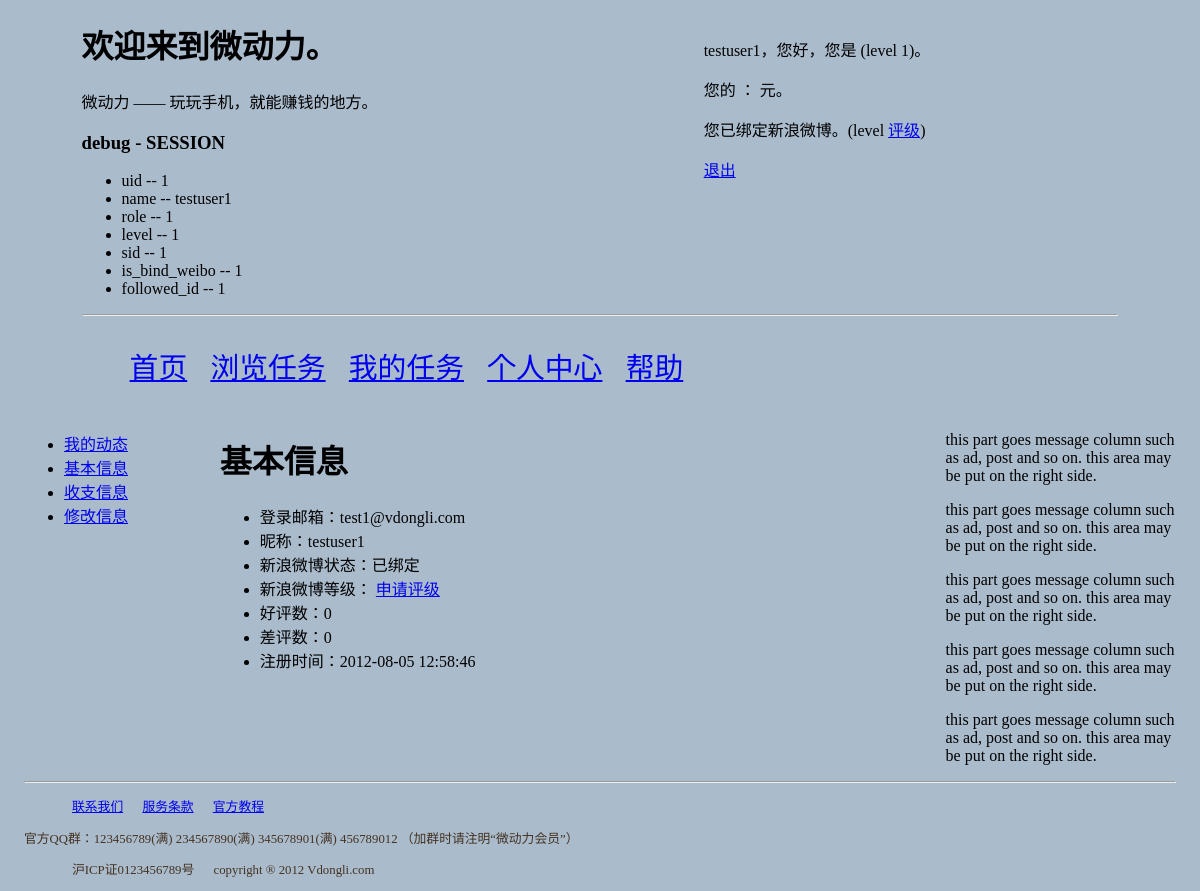
Page /my.php?data=basic (signed in) on the committed database.
### tables this page shows
CREATE TABLE `user` (
	user_id INT UNSIGNED AUTO_INCREMENT NOT NULL,
	email VARCHAR(50) ,
	nick_name VARCHAR(55) NOT NULL,  
	pass CHAR(40) ,
    role TINYINT UNSIGNED NOT NULL DEFAULT 1,   
     
     
    status TINYINT UNSIGNED NOT NULL DEFAULT 1,
     
     
     
     
    bind_status SMALLINT UNSIGNED DEFAULT 0,   
     
     
	level TINYINT default 1,   
	pro TINYINT UNSIGNED DEFAULT 0,  
	con TINYINT UNSIGNED DEFAULT 0,  
	task_taken INT UNSIGNED DEFAULT 0,   
	task_finished INT UNSIGNED DEFAULT 0,    
     
         
    total_money INT UNSIGNED DEFAULT 0,     
         
    realtime_money INT UNSIGNED DEFAULT 0,  
    cell_phone CHAR(11) DEFAULT NULL,     
	reg_time DATETIME NOT NULL,
	PRIMARY KEY(user_id),
	UNIQUE (email),
	UNIQUE (nick_name),
	INDEX (email(25))
);

### config.php (called while the page is built, shortened)
<?php
$siteRoot = "http://vdl.viivtech.com/";
$qqgroup_status = "123456789(满) 234567890(满) 345678901(满) 456789012 （加群时请注明“微动力会员”）";
?>

### dbConf.php (called while the page is built, shortened)
<?php
	$host = 'localhost';
	$db = 'vdl';
	$user = 'vdl_user';
	$pwd = 'asvdl_user';
	$dbServs = array($host, $db, $user, $pwd);
?>

### lib/dbo.class.php (called while the page is built, shortened)
<?php
class dbex {
	private $dbc;
	public function __construct($dbServs)
	{
		$this->dbc = new mysqli($dbServs[0], $dbServs[2], $dbServs[3], $dbServs[1]);
		return $this->dbc;
	}
	public function query($sql)
	{
		return $this->dbc->query($sql);
	}
	public function getRow( $sql )
	{ 	if( DEBUG ) {
		$result=$this->query($sql); if(!$result) { echo "debug: cdbex, $sql. any error:". $this->dbc->error. "errorno: ".$this->dbc->errno."\$result = $result."; }
		} else {
		$result=$this->query($sql) or die('<script type="text/javascript">location.href="servtools/error.php?error_type=dberr";</script>');
		}
		return $result->fetch_array();
	}
}
?>

### my.php (the view, shortened to what this page needs)
<?php
include_once("config.php");
include_once("lib/saetv2.ex.class.php");
$csfile = array("style/main.css", "style/solo.css");
?>
<?php
if(is_login()) {
	require_once("lib/dbo.class.php");
	$dbo = new dbex($dbServs);
    if(!isset($_GET['data'])) {
        $data = 'action';
    } else {
        $data = $_GET['data'];
    }
	switch($data) {
		case 'basic':
			$sql = "select email, pro, con, reg_time from user where user_id = '{$_SESSION['uid']}' limit 1";
			$res = $dbo->getRow($sql);
			$email = $res['email'];
			$pro = $res['pro'];
			$con = $res['con'];
			$reg_time = $res['reg_time'];
        break;
	}
} else {
	header("Location:index.php");
    exit();
}
?>
<?php
include("uiparts/docheader.php");
?>
<body>
	<?php include("uiparts/header.php"); ?>
	<div id="func_column">
		<ul>
			<li><a href="my.php?data=action">我的动态</a></li>
			<li><a href="my.php?data=basic">基本信息</a></li>
			<li><a href="my.php?data=money">收支信息</a></li>
			<li><a href="my.php?data=change">修改信息</a></li>
		</ul>
	</div>
	<div id="main_content">
	<?php if('money' == $data) { ?>
		<h1>详细收支情况</h1>
		<ul>
            <?php $role_db = user_role_switch($_SESSION['role'], true);?>
			<li>账户当前<?php if(1 == $role_db){echo '收益';}else{echo '余额';}?>：<?php echo $realtime_user_money.' 元。'; ?></li>
			<li>账户总<?php if(1 == $role_db){echo '收益';}else{echo '投入';}?>：<?php echo $total_user_money.' 元。'; ?></li>
			<li><?php if(1 == $role_db){echo '承接';}else{echo '发布';}?>任务数：<?php echo $task_taken; ?> </li>
			<li><?php if(1 == $role_db){echo '完成';}else{echo '完结';}?>任务数：<?php echo $task_finished; ?></li>
			<li>微动力等级：<?php echo $_SESSION['level']; ?></li>
		</ul>
	<?php } else if('basic' == $data) {?>
		<h1>基本信息</h1>
		<ul>
			<li>登录邮箱：<?php if(empty($email)) { echo '尚未设定 <a href="my.php?data=change">现在设定</a>';} else {echo $email;} ?></li>
			<li>昵称：<?php echo $_SESSION['name']; ?></li>
			<li>新浪微博状态：<?php if(empty($_SESSION['sid'])) {echo '尚未绑定';} else {echo '已绑定';} ?></li>
			<li>新浪微博等级：<?php echo $_SESSION['slevel'].' ';echo '<a href="action/evaluate.php" >申请评级</a>'?></li>
			<li>好评数：<?php echo $pro; ?></li>
			<li>差评数：<?php echo $con; ?></li>
			<li>注册时间：<?php echo $reg_time; ?></li>
		</ul>
	<?php } ?>
	</div>
	<?php include("uiparts/messcol.php");?>
	<?php include("uiparts/footer.php");?>
</body>
</html>

### uiparts/docheader.php (shortened to what this page needs)
<!DOCTYPE html PUBLIC "-//W3C//DTD XHTML 1.0 Strict//EN" "http://www.w3.org/TR/xhtml1/DTD/xhtml1-strict.dtd">
<html xmls="http://www.w3.org/1999/xhtml">
<head>
	<?php
	foreach($csfile as $path) {
	echo '<link rel="stylesheet" href="'.$path.'" type="text/css">';
	}
	?>
</head>

### uiparts/header.php (shortened to what this page needs)
	<div id="wrapper">
	<div id="header">
	<div id="loginout">
<?php
include("log.php");
?>
	</div>
	<h1>欢迎来到微动力。</h1>
	<p>微动力 —— 玩玩手机，就能赚钱的地方。</p>
	<?php if(DEBUG) { ?>
	<div id="debug_session">
	<h3>debug - SESSION </h3>
	<ul>
	<?php foreach($_SESSION as $k => $v) {
		echo "<li>$k -- $v</li>\n\t";
	}
	?>
	</ul>
	</div>
	<?php } ?>
	<hr class="clear">
	<div id="navi_header">
<?php
include("navih.php");
?>
	</div></!-- end of DIV navi_header -->
	</div>

### uiparts/log.php (shortened to what this page needs)
<?php
   include_once('config.php');
if(isset($_SESSION['uid'])) {
       $user_realtime_money = $_SESSION['user_realtime_money'];
	echo "<p>{$_SESSION['name']}，您好，您是 $screen_type (level {$_SESSION['level']})。</p>";
       echo "<p>您的 $money_name ： $user_realtime_money 元。</p>";
	if(isset($_SESSION['sid'])) {
		echo "<p>您已绑定新浪微博。(level {$_SESSION['slevel']} <a href={$siteRoot}action/evaluate.php>评级</a>)</p>";
	} else {
		echo "<p>您需要绑定新浪微博才能做任务赚钱</p><a href=\"$authURL\">现在就绑定</a>";
	}
echo "<p><a href=\"action/logout.php\">退出</a></p>";
} ?>

### uiparts/navih.php (shortened to what this page needs)
<ul class="block">
	<li><a href="index.php">首页</a></li>
	<?php if (isset($_SESSION['uid'])) {?>
	<li><a href="task.php">浏览任务</a></li>
	<li><a href="my_task.php">我的任务</a></li>
	<li><a href="my.php">个人中心</a></li>
	<?php }?>
	<li><a href="help.php">帮助</a></li>
</ul>

### uiparts/messcol.php
<div id="message_column" >
	<p>this part goes message column such as ad, post and so on. this area may be put on the right side.</p>
	<p>this part goes message column such as ad, post and so on. this area may be put on the right side.</p>
	<p>this part goes message column such as ad, post and so on. this area may be put on the right side.</p>
	<p>this part goes message column such as ad, post and so on. this area may be put on the right side.</p>
	<p>this part goes message column such as ad, post and so on. this area may be put on the right side.</p>
</div>

### uiparts/footer.php
<div id="footer">
<hr class="clear" />
<div id="navi_footer">
<ul class="block">
	<li><a href="contact.php">联系我们</a></li>
	<li><a href="terms.php">服务条款</a></li>
	<li><a href="blog.php">官方教程</a></li>
</ul>
<div id="qqgroup">
<p>官方QQ群：<?php echo $qqgroup_status;?></p>
</div>
</div>
<div id="copyright">
<ul class="block">
	<li>沪ICP证0123456789号</li>
	<li>copyright &reg; 2012 Vdongli.com</li>
</ul>
</div>
</div>
</div>

### style/main.css (style rules this page uses)
body { width: 96%; margin: auto; background-color: #abc; position: relative; }
div#header { width: 90%; margin: auto; }
ul.block li { margin: 8px; display: inline; }
.block { display: block; }
#navi_header { font-size: 1.8em; }
#footer { font-size: .8em; color: #432; }
hr.clear { clear: both; }
#func_column { width: 15%; position: relative; float: left; }
#main_content { width: 61%; position: relative; margin: 0 2%; float: left; }
#message_column { width: 20%; position: relative; float: right; }
#loginout { width: 40%; position: relative; float: right; }

### rows in the picture
user: email "test1@vdongli.com", pro "0", con "0", reg_time "2012-08-05 12:58:46"

### other values in the picture
$_SESSION['name'] "testuser1"
$_SESSION['level'] "1"
$k "uid"
$v "1"
$k "name"
$v "testuser1"
$k "role"
$k "level"
$k "sid"
$k "is_bind_weibo"
$k "followed_id"
$qqgroup_status "123456789(满) 234567890(满) 345678901(满) 456789012 （加群时请注明“微动力会员”）"
